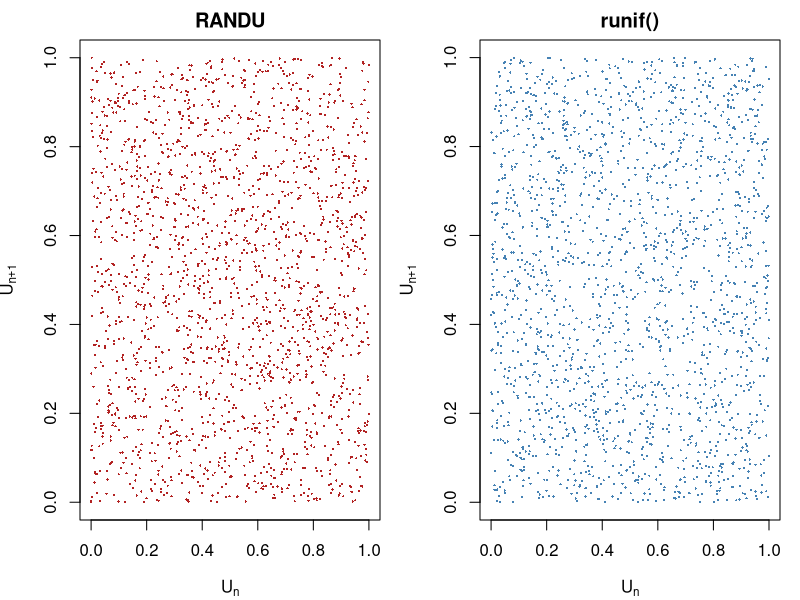

This figure's R source:
## ---- chunk 1
knitr::opts_chunk$set(echo = FALSE, warning = FALSE, message = FALSE, fig.align = "center")
## ---- chunk 2
mcg <- function(seed, a, m, n) {
  x <- numeric(n); cur <- seed
  for (i in 1:n) { cur <- (a * cur) %% m; x[i] <- cur }
  x / m
}
n <- 2000
randu <- mcg(1, 65539, 2^31, n)
good <- runif(n)
par(mfrow = c(1, 2), mar = c(4, 4, 2, 1))
plot(randu[-n], randu[-1], pch = 16, cex = 0.3, col = "firebrick",
     xlab = expression(U[n]), ylab = expression(U[n+1]), main = "RANDU")
plot(good[-n], good[-1], pch = 16, cex = 0.3, col = "steelblue",
     xlab = expression(U[n]), ylab = expression(U[n+1]), main = "runif()")
